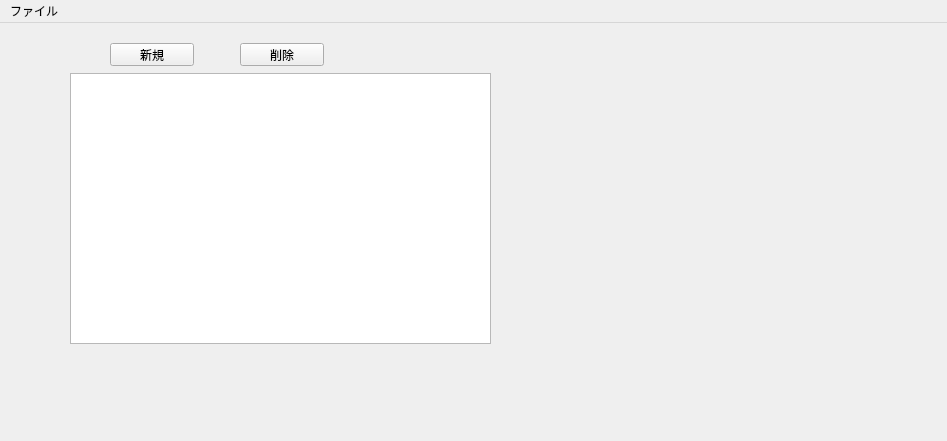
<?xml version="1.0" encoding="UTF-8"?>
<ui version="4.0">
 <class>vckake</class>
 <widget class="QMainWindow" name="vckake">
  <property name="geometry">
   <rect>
    <x>0</x>
    <y>0</y>
    <width>947</width>
    <height>441</height>
   </rect>
  </property>
  <property name="windowTitle">
   <string>vckake</string>
  </property>
  <widget class="QWidget" name="centralwidget">
   <widget class="QTableView" name="tableView">
    <property name="geometry">
     <rect>
      <x>70</x>
      <y>50</y>
      <width>421</width>
      <height>271</height>
     </rect>
    </property>
   </widget>
   <widget class="QWidget" name="horizontalLayoutWidget">
    <property name="geometry">
     <rect>
      <x>90</x>
      <y>140</y>
      <width>160</width>
      <height>80</height>
     </rect>
    </property>
    <layout class="QHBoxLayout" name="horizontalLayout"/>
   </widget>
   <widget class="QPushButton" name="btnAdd">
    <property name="geometry">
     <rect>
      <x>110</x>
      <y>20</y>
      <width>84</width>
      <height>23</height>
     </rect>
    </property>
    <property name="text">
     <string>新規</string>
    </property>
   </widget>
   <widget class="QPushButton" name="btnDelete">
    <property name="geometry">
     <rect>
      <x>240</x>
      <y>20</y>
      <width>84</width>
      <height>23</height>
     </rect>
    </property>
    <property name="text">
     <string>削除</string>
    </property>
   </widget>
  </widget>
  <widget class="QMenuBar" name="menubar">
   <property name="geometry">
    <rect>
     <x>0</x>
     <y>0</y>
     <width>947</width>
     <height>20</height>
    </rect>
   </property>
   <widget class="QMenu" name="menu">
    <property name="title">
     <string>ファイル</string>
    </property>
    <addaction name="separator"/>
    <addaction name="action_2"/>
   </widget>
   <addaction name="menu"/>
  </widget>
  <action name="action_2">
   <property name="text">
    <string>終了</string>
   </property>
  </action>
 </widget>
 <resources/>
 <connections/>
</ui>
